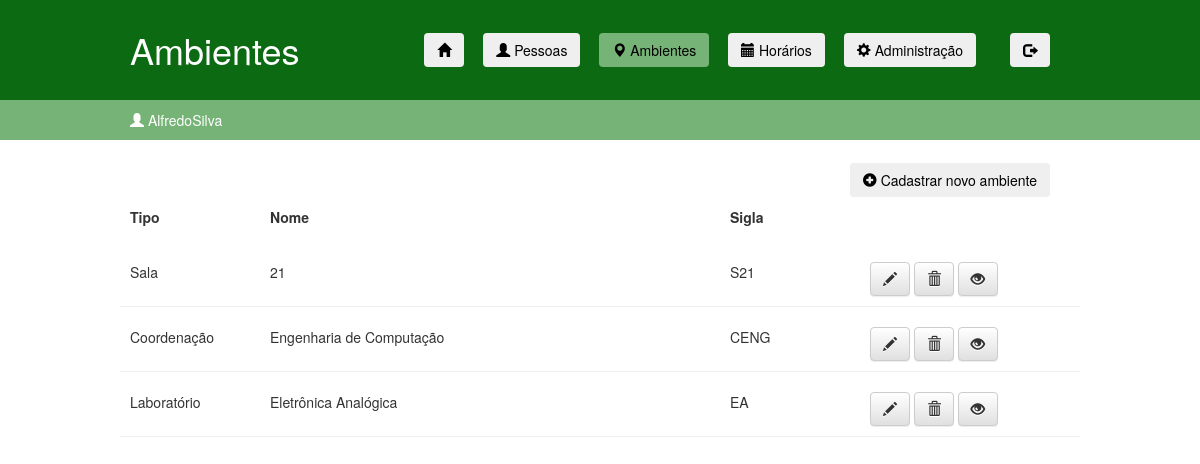
The app's page /ambients.html (signed in), older data.
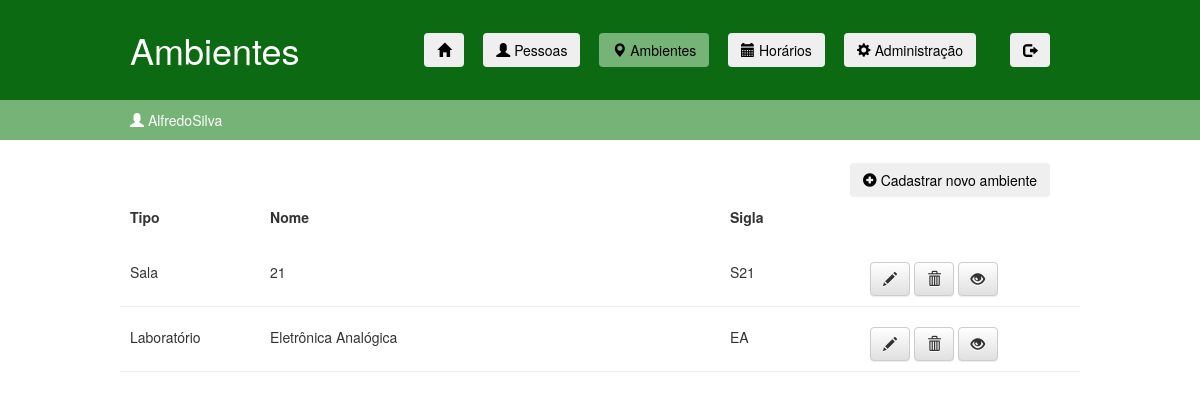
The same page, newer data.
### ifaccapp/models.py (models this page shows, shortened)
class Ambient(models.Model):
    COORDENACAO = "Coordenação"
    SALA = "Sala"
    LABORATORIO = "Laboratório"
    TYPE_CHOICES = (
        (COORDENACAO, 'Coordenação'),
        (SALA, 'Sala'),
        (LABORATORIO, 'Laboratório'),
    )
    type = models.TextField(null=True, max_length=50, choices=TYPE_CHOICES, verbose_name="Tipo de ambiente")
    name = models.CharField(null=True, max_length=100, verbose_name="Nome")
    ID = models.CharField(primary_key=True, max_length=50)
    IP = models.CharField(null=True, max_length=15, verbose_name="IP")
    mask = models.CharField(null=True, max_length=15, verbose_name="Máscara")

### ifaccapp/views.py (the view)
# urls.py: path('ambients.html', views.ambients, name='ambients'),
@login_required(redirect_field_name = None, login_url='/login.html')
def ambients(request):
    ambients = Ambient.objects.all()
    return render(request, 'ifaccapp/ambients.html', {'ambients': ambients})

### ifaccapp/templates/ifaccapp/ambients.html (shortened to what the changed rows need)
<!DOCTYPE html>
{% load static %}
<html lang="pt-br">
    <head>
        <link rel="stylesheet" href="https://maxcdn.bootstrapcdn.com/bootstrap/3.2.0/css/bootstrap.min.css">
        <link rel="stylesheet" href="https://maxcdn.bootstrapcdn.com/bootstrap/3.2.0/css/bootstrap-theme.min.css">
        <link rel="stylesheet" href="{% static 'css/ifaccapp.css' %}">
    </head>
    <body>
        <div class="page-header" style="border: none">
            <div class="linha">
                <header>
                    <div class="coluna col3">
                        <h1 class="logo">Ambientes</h1>
                    </div>
                </header>
            </div>
        </div>
        <div class="content-ambients">
            {% for ambient in ambients %}
                <div class="linha" style="padding: 20px 0 10px 0; border-bottom: 1px solid #eee">
                    <div class="coluna col2">
                        {{ ambient.type }}
                    </div>
                    <div class="coluna col6">
                        {{ ambient.name }}
                    </div>
                    <div class="coluna col2">
                        {{ ambient.ID }}
                    </div>
                    <div class="coluna col3">
                        <a class="btn btn-default" href="{% url 'edit_ambient' pk=ambient.pk %}"><span class="glyphicon glyphicon-pencil"></span></a>
                        <a class="btn btn-default" href="{% url 'remove_ambient' pk=ambient.pk %}"><span class="glyphicon glyphicon-trash"></span></a>
                        <a class="btn btn-default" href="{% url 'view_specific_schedules' pk=ambient.pk %}"><span class="glyphicon glyphicon-eye-open"></span></a>
                    </div>
                </div>
            {% endfor %}
        </div>
    </body>
</html>

Row changes from the older to the newer data that the page shows:
removed Ambient: type "Coordenação", name "Engenharia de Computação", ID "CENG"
